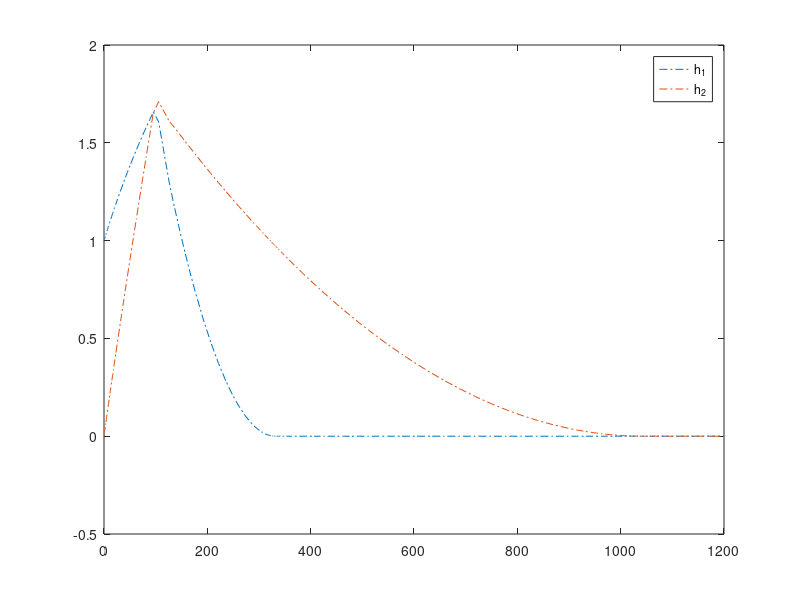

MATLAB code for this plot:
function wyplywcieczyzezbiornikow

[t,y] = ode45(@rownania,[0 1200],[1 0]);
plot(t,y,'-.')
legend('h_1', 'h_2')

function dh=rownania(t,h)
r = [1,1]; %promienie zbiornikow
A = pi*r.^2; %powierzchnia dna zbiornika
d = [0.1, 0.05]; %srednice otworow, przez ktore wyplywa ciecz
Aw = 0.25*pi*d.^2;
g = 9.81;
dh = zeros(2,1);
if t < 100
    Qd = 0.062;
else
    Qd = 0;
end
Q1w = (Aw(1)*(2*g*h(1))^0.5);
Q2w = (Aw(2)*(2*g*h(2))^0.5);
if h(1) < 0
    Q1w = 0;
end
if h(2) < 0
    Q2w = 0;
end
dh(1) = (Qd-Q1w)/A(1);
dh(2) = (Qd-Q2w)/A(2);